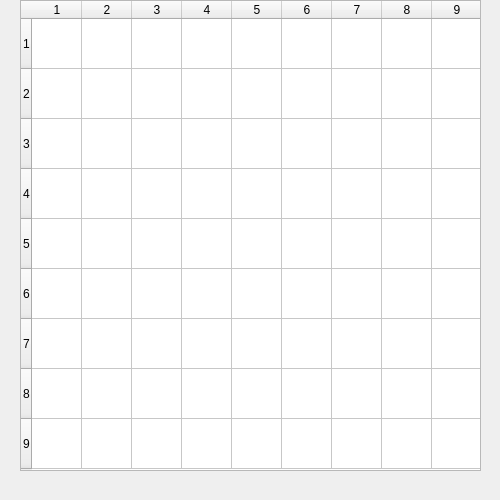
<?xml version="1.0" encoding="UTF-8"?>
<ui version="4.0">
 <class>Form</class>
 <widget class="QWidget" name="Form">
  <property name="geometry">
   <rect>
    <x>0</x>
    <y>0</y>
    <width>500</width>
    <height>500</height>
   </rect>
  </property>
  <property name="windowTitle">
   <string>Form</string>
  </property>
  <widget class="QTableWidget" name="tableWidget">
   <property name="geometry">
    <rect>
     <x>20</x>
     <y>0</y>
     <width>461</width>
     <height>471</height>
    </rect>
   </property>
   <property name="mouseTracking">
    <bool>true</bool>
   </property>
   <property name="autoFillBackground">
    <bool>false</bool>
   </property>
   <property name="lineWidth">
    <number>1</number>
   </property>
   <property name="verticalScrollBarPolicy">
    <enum>Qt::ScrollBarAlwaysOff</enum>
   </property>
   <property name="horizontalScrollBarPolicy">
    <enum>Qt::ScrollBarAlwaysOff</enum>
   </property>
   <property name="gridStyle">
    <enum>Qt::SolidLine</enum>
   </property>
   <property name="rowCount">
    <number>9</number>
   </property>
   <property name="columnCount">
    <number>9</number>
   </property>
   <attribute name="horizontalHeaderDefaultSectionSize">
    <number>50</number>
   </attribute>
   <attribute name="horizontalHeaderMinimumSectionSize">
    <number>50</number>
   </attribute>
   <attribute name="verticalHeaderDefaultSectionSize">
    <number>50</number>
   </attribute>
   <attribute name="verticalHeaderMinimumSectionSize">
    <number>50</number>
   </attribute>
   <row/>
   <row/>
   <row/>
   <row/>
   <row/>
   <row/>
   <row/>
   <row/>
   <row/>
   <column/>
   <column/>
   <column/>
   <column/>
   <column/>
   <column/>
   <column/>
   <column/>
   <column/>
  </widget>
 </widget>
 <resources/>
 <connections/>
</ui>
